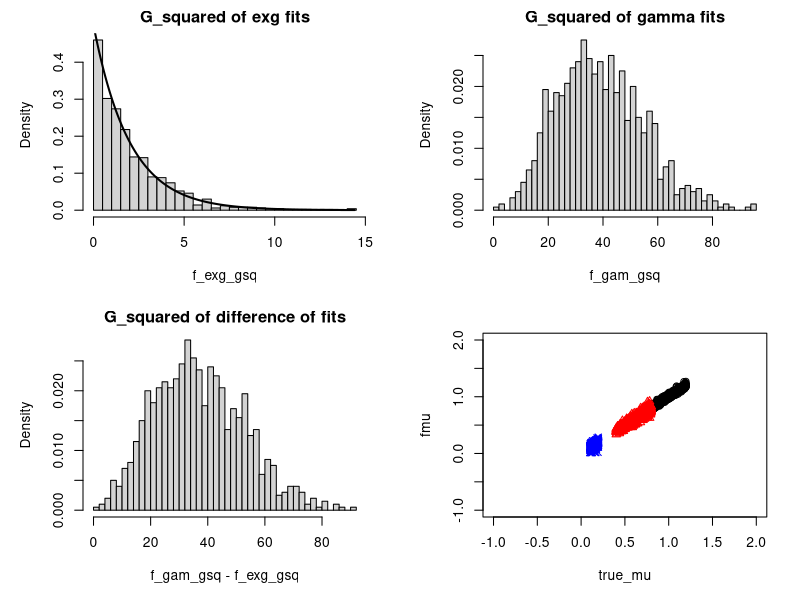
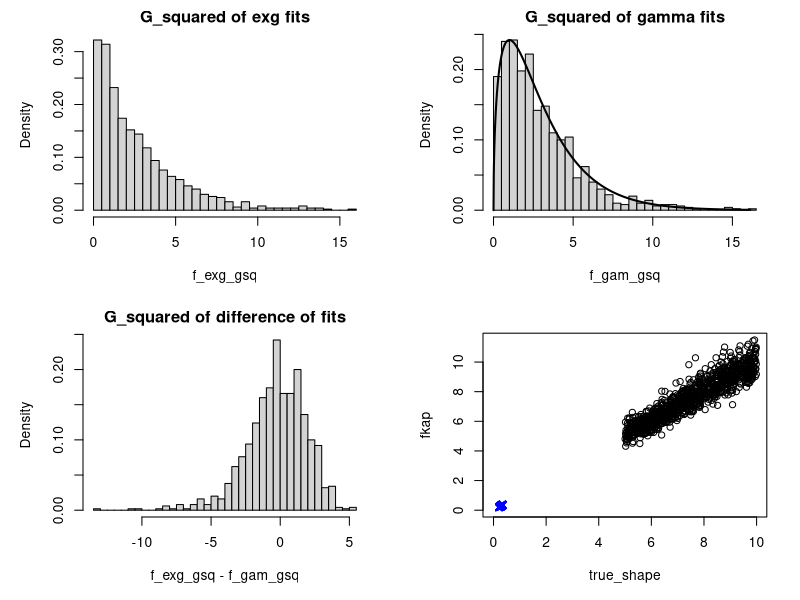

Here is the R script that generated these plots, in order:

#setwd("C:/Users/Jeff/Documents/RT seminar/")

nsim=1000 #number of simulated data sets to fit


#True ExGaussian parameters
#mu=.6
#sig=.1
#tau=.5
#mu2=.61


true_mu = runif(nsim, 0.8, 1.2)
true_sig = runif(nsim, 0.1, 0.2)
true_tau = runif(nsim, 0.4, 0.8)

true_shape = runif(nsim, 5, 10)
true_scale = runif(nsim, 0.2, 0.35)

#number of trials per condition in each simulated data set
N=500 #condition 1
#N2=1000 #condition 2

#Simulates (randomly samples) data from an
#  ExGaussian and returns quantiles of the
#  simulated distribution
exgsim=function(mu,sig,tau,N){
  norm=rnorm(N,mu,sig)
  exp=rexp(N,1/tau)
  exg=norm+exp
  if(min(exg)<0) print("RTs < 0 ; Try different par values")
  q=quantile(exg,c(.1,.3,.5,.7,.9))
  freq_bin=c(.1,.2,.2,.2,.2,.1)*N
  return(list(q, freq_bin))
}

#Simulate data from gamma and returns quantiles of the simulated distribution

gammaSim <- function(N, kappa, theta){
  x <- rgamma(N, shape = kappa, scale = theta)
  #hist(x, freq = FALSE, breaks = 30, col = "grey")
  
  #Plotting lines
  #xfit = seq(min(gam), max(gam), length = 2000)
  #yfit = dgamma(xfit, shape = kappa, scale = theta)
  
  #lines(xfit, yfit)
  
  q=quantile(x,c(.1,.3,.5,.7,.9))
  #abline(v=q)
  freq_bin=c(.1,.2,.2,.2,.2,.1)*N
  return (list(q, freq_bin))
}

#source("HW2Savalia.R")
#pars
#runs the sim function above
exg = exgsim(true_mu[1],true_sig[1],true_tau[1],N)
gam = gammaSim(N, true_shape[1], true_scale[1])
q_exg = c()
f_exg = c()

q_gam = gam[1]
f_gam = gam[2]

fmu=c() #vectors of fit values from simulation (all pars from mu free model)
fsig=c()
ftau=c()
fmu2=c()
fgsq=c() # for the morel with mu free across conds
fgsq2=c() # for the model with all pars fixed across conds


f_exg_gsq = c()
f_gam_gsq = c()

fkap = c() #kappa 
fth = c()  #theta  

cnt=0
upfreq=20 #frequency of updates when it is running


#######################################################################################################
#Functions to fit exgauss. Till the next hashes.


pexg=function(q,mu,sig,tau){
  pnorm( ((1/tau)*(q-mu)),0,((1/tau)*sig) ) - 
    exp(  -(1/tau)*(q-mu) + ((1/tau)*sig)^2/2 + 
            log(pnorm(((1/tau)*(q-mu)),((1/tau)*sig)^2,
                      ((1/tau)*sig))) )
}

#this is something called the "error function"
# that the ExGaussian pdf function needs
erfc <- function(q) 2*pnorm(q*sqrt(2),lower=FALSE)

#pdf for an ExGaussian
# (You don't have to understand all this math)
dexg=function(q,mu,sig,tau) ((1/tau)/2) * 
  exp( ((1/tau)/2)*(2*mu+(1/tau)*sig^2-2*q) ) * 
  erfc( (mu+(1/tau)*sig^2-q)/(sqrt(2)*sig) )



#Returns predicted proportion of scores
# in each RT bin separated by a set of
# quantiles.
# par is a parameter vector with mu, sig,
# and tau in that order
# q is a set of quantiles
pred=function(par,q){
  mu=par[1]
  sig=par[2]
  tau=par[3]
  p=c()
  bcuts=c(0,q,Inf) #cutoffs for RT bins
  for(bi in 1:(length(bcuts)-1)){
    p[bi]=pexg(bcuts[bi+1],mu,sig,tau)-
      pexg(bcuts[bi],mu,sig,tau)
  }
  
  return(p)
}


#computes g-squared
# par is a parameter vector with mu, sig,
# and tau in that order
# dat is an observed set of frequencies
# q is a set of observed quantiles
gsqfun=function(par,f,q){
  p=pred(par,q) #get predicted proportions
  
  #If a cell is 0 in the predictions but not in
  # the data, fill in the prediction with a small
  # number. This is a trick to keep the function
  # from returning infinity.
  p[p==0 & f>0] = .0001
  p=p/sum(p) #renormalize so p adds up to 1 again
  
  pf=c() #predicted frequencies in each RT bin
  pf=p*sum(f)
  
  #select RT bins that will be used to
  # calculate G^2. Bins with 0 counts
  # will be skipped to avoid values of -Inf. 
  # (This could only happen if you used fixed cutoffs
  # for the RT bins instead of taking quantiles
  # from the observed RTs)
  gslev=1:length(f)
  gslev=gslev[f>0]
  
  gsq=2*sum(f[gslev]*log(f[gslev]/pf[gslev]))
}

exgauss_fit = function(q, f){
  #starting parameter values for optimization
  par=c(.5,.3,.5)
  
  #optimization routine like above but
  # for quantile-based likelihood
  comp=gsqfun(par,f,q)
  out=0 #just a variable to control when the loop stops
  while(out==0){
    fit=optim(par,fn=gsqfun,f=f,q=q)
    par=fit$par
    if((comp-fit$value)<=.001) out=1
    comp=fit$value
  }
  par3=par
  
  gsq=gsqfun(par3,f,q)
  
  ls = list(par3, gsq)
  return (ls)
}

#########################################################################################################
#Functions to fit gamma from hw 2
gammaPred <- function(par, q){
  
  #Parameters
  kappa = par[1]
  theta = par[2]
  
  #Cuts for quantiles
  cuts = c(0, q, Inf)
  p = c()
  
  for (i in (1:length(cuts)-1)){
    p[i] = pgamma(cuts[i+1], kappa, scale = theta) - pgamma(cuts[i], kappa, scale = theta)
  }
  return(p)
}

gsqfun_gamma <- function(par, q, freq){
  p = gammaPred(par, q)
  p = p/sum(p)
  #print (p)
  
  pf = p*sum(freq)
  pf
  
  gslev=1:length(freq)
  gslev=gslev[freq>0]
  
  gsq=2*sum(freq[gslev]*log(freq[gslev]/pf[gslev]))
  return (gsq)
}

gamma_fit = function(q, f){
  par = c(2, 3)
  comp = gsqfun_gamma(par, q, f)
  
  while(TRUE){
    fit=optim(par,gsqfun_gamma,freq=f,q=q)
    par=fit$par
    if((comp-fit$value)<=.001) break
    comp=fit$value
  }
  gamma_par = par
  gsq = gsqfun_gamma(par, q, f)
  
  ls = list(gamma_par, gsq)
  return (ls)
}

######################################################################################################

#Running them loops


#si= 1

upfreq = 40
for(si in 1:nsim){

  
  #runs the sim function above
  exg=exgsim(true_mu[si],true_sig[si],true_tau[si],N)
  q_exg[si]=exg[1]
  f_exg[si] = exg[2]
  
  #Creates a vector of observed frequency
  #  counts in each RT bin separated by
  #  quantiles from the exgsim function
  
  ls=exgauss_fit(q_exg[[si]], f_exg[[si]])
  #return fit parameters and gsq values. Modify the function in exgaussgsqfit.r
  
  fpar=ls[[1]]
  gval=ls[[2]]
  
  fmu[si]=fpar[1]
  fsig[si]=fpar[2]
  ftau[si]=fpar[3]

  f_exg_gsq[si]=gval
  
  
  
  ls=gamma_fit(q_exg[[si]], f_exg[[si]])
  #return fit parameters and gsq values. Modify the function in hw2
  fpar=ls[[1]]
  gval=ls[[2]]
  
  fkap[si] = fpar[1]
  fth[si] = fpar[2]
  
  f_gam_gsq[si]=gval
  
  #show progress updates
  cnt=cnt+1
  if(cnt%%upfreq==0) print(cnt)
  
}



par(mfrow=c(2,2),mar=c(5,5,2,2))
hist(f_exg_gsq,50,freq=F, main = "G_squared of exg fits")
 vg=seq(0,max(f_exg_gsq),length.out=1000)
 points(vg,dchisq(vg,2),type='l',lwd=2)
hist(f_gam_gsq,50,freq=F, main = "G_squared of gamma fits")
 #vg=seq(0,max(f_gam_gsq),length.out=1000)
 #points(vg,dchisq(vg,2),type='l',lwd=2)
hist(f_gam_gsq-f_exg_gsq,50,freq=F, main = "G_squared of difference of fits")
 #vg=seq(0,max(fgsq2),length.out=1000)
 #points(vg,dchisq(vg,1),type='l',lwd=2)
 
plot(true_mu, fmu, pch = 1, col = 'black', xlim = c(-1, 2), ylim = c(-1, 2))
points(true_sig, fsig, pch = 4, col = 'blue')
points(true_tau, ftau, pch = 2, col = 'red')



#Q3
#The first plot shows g_squared fits being similar to a chi_squared with 2 degrees of freedom; 
#this is expected because ex_gauss has 3 free parameters and the data has 5.
#The g_squared in the second one is fairly high; this is also expected because gamma is not the distribution
#that generated the data
#The difference of fit plot shows high values too; owing to low g_squared for exgauss and high for
#gamma distributions
#The scatter plot shows high correlation between the true and fit parameters. This is expected because 
# the fit parameters are for the same distribution that generated the data.


#Q4

q_exg = c()
f_exg = c()

q_gam = gam[1]
f_gam = gam[2]

fmu=c() #vectors of fit values from simulation (all pars from mu free model)
fsig=c()
ftau=c()
fmu2=c()
fgsq=c() # for the morel with mu free across conds
fgsq2=c() # for the model with all pars fixed across conds


f_exg_gsq = c()
f_gam_gsq = c()

fkap = c() #kappa 
fth = c()  #theta  

cnt=0


upfreq = 40
for(si in 1:nsim){
  
  
  #runs the sim function above
  gam = gammaSim(N, true_shape[si], true_scale[si])
  q_gam[si]=gam[1]
  f_gam[si] = gam[2]
  

  ls=exgauss_fit(q_gam[[si]], f_gam[[si]])
  #return fit parameters and gsq values. Modify the function in exgaussgsqfit.r
  
  fpar=ls[[1]]
  gval=ls[[2]]
  
  fmu[si]=fpar[1]
  fsig[si]=fpar[2]
  ftau[si]=fpar[3]
  
  f_exg_gsq[si]=gval
  
  
  
  ls=gamma_fit(q_gam[[si]], f_gam[[si]])
  #return fit parameters and gsq values. Modify the function in hw2
  fpar=ls[[1]]
  gval=ls[[2]]
  
  fkap[si] = fpar[1]
  fth[si] = fpar[2]
  
  f_gam_gsq[si]=gval
  
  #show progress updates
  cnt=cnt+1
  if(cnt%%upfreq==0) {
    print(cnt)
    #print(q_gam[si])
  }
}

par(mfrow=c(2,2),mar=c(5,5,2,2))
hist(f_exg_gsq,50,freq=F, main = "G_squared of exg fits")
#vg=seq(0,max(f_exg_gsq),length.out=1000)
#points(vg,dchisq(vg,3),type='l',lwd=2)

hist(f_gam_gsq,50,freq=F, main = "G_squared of gamma fits")
vg=seq(0,max(f_gam_gsq),length.out=1000)
points(vg,dchisq(vg,3),type='l',lwd=2)

hist(f_exg_gsq-f_gam_gsq,50,freq=F, main = "G_squared of difference of fits")
#vg=seq(0,max(fgsq2),length.out=1000)
#points(vg,dchisq(vg,1),type='l',lwd=2)
plot(true_shape, fkap, pch = 1, col = 'black', xlim = c(0, max(true_shape)), ylim = c(0, max(fkap)))

points(true_scale,fth, pch = 4, col = 'blue')



#Q5
#The ex-gaussian fits decent here as evident by high density at lower g-squared values. 
#Expected because ex-gaussian has more free parameters than the data generated from gamma distribution (3 vs 2)

#The gamma distribution seems to fit well to its own data too. The density aligns with the bold
#line for a chi-squared with 3 degrees of freedom indicating gamma's 2 parameters subtracted from data's
#5 degrees of freedom

#The difference of fit is fairly low, indicative of ex-gaussian fitting just as well as gamma.
#Eye-balling it, there *does* seem to be a higher density on positive values, indicating gamma fits 
#a little better; not sure if significantly better, though.

#Since Gammafit fits well, the parameters are highly correlated as well. 

#Q6
#The ex-gaussian fits the data generated from gamma better than the other way around. 
#It's indicated by the shape of the g_squared distributions; exg is much dense near low g_sq values
#for data generated from gamma distribution than the other way around. The difference of fit is also
#centered around zero.

#Q7
devA = 550
devB = 545
devC = 552
devD = 541

fA = 3
fB = 4
fC = 3
fD = 5

N = 1000

#bic = dev + vlogN

bicA = devA + fA * log(N)
bicB = devB + fB * log(N)
bicC = devC + fC * log(N)
bicD = devD + fD * log(N)

wAB = (devA/devB)*(N^((fB-fA)/2))
wBC = (devB/devC)*(N^((fC-fB)/2))
wCD = (devC/devD)*(N^((fD-fC)/2))
wDA = (devD/devA)*(N^((fA-fD)/2))

#BIC Values are 570.72, 572.63, 572.72, 575.54 respectively
#Relative BIC weights are 31.91, 0.031, 1020.33, 0.0009 respectively. 
#(Did not compute for all possible 10 combinations)
